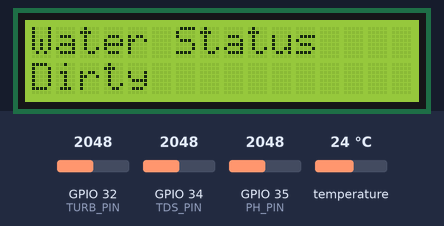
The sketch below on a simulated ESP32. Parts: 16×2 character LCD. The inputs (shaded band) are chosen by the test bench; at power-on: GPIO 32 (TURB_PIN) = 2048, temperature 24 °C, GPIO 34 (TDS_PIN) = 2048, GPIO 35 (PH_PIN) = 2048. WiFi joins after 1.5 s; servers stay silent unless stated; what the sketch prints to the serial monitor is not drawn.

Above: at 6.2 s.
6.3 s: GPIO 32 (TURB_PIN) set to 2866
At 8.4 s:
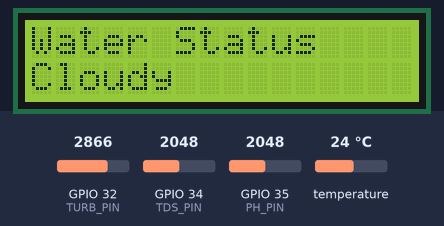
10.5 s: temperature set to 12 °C
At 11.4 s:
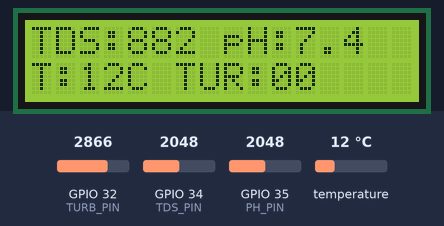
14.7 s: GPIO 34 (TDS_PIN) set to 1960
At 16.4 s:
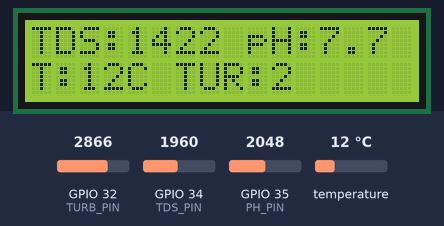
18.1 s: GPIO 35 (PH_PIN) set to 1960
At 20.2 s:
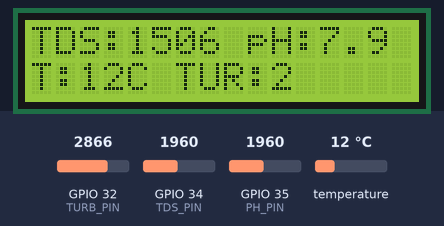
22.1 s: temperature set to 19 °C
At 25.2 s:
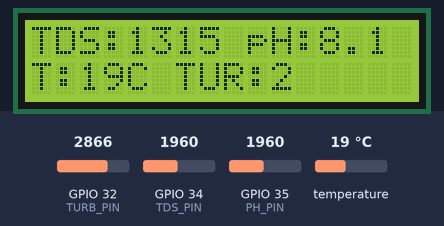
26.3 s: GPIO 34 (TDS_PIN) set to 2040
At 27.4 s:
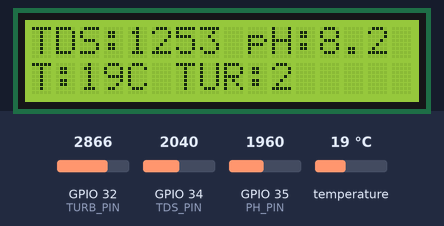
Timing chart, 0 to 29.3 s (numbered marks = the images above; inputs shaded):
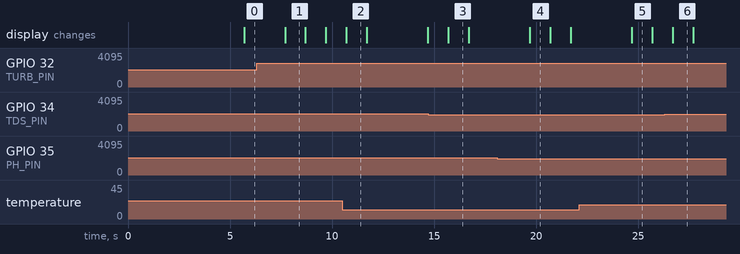

The sketch:

waterMonitoring.ino
```cpp
#define BLYNK_TEMPLATE_ID "TMPL3GArgM2wY"
#define BLYNK_TEMPLATE_NAME "water quality"
#define BLYNK_AUTH_TOKEN "GkBwZSYKRY4JmfwGRimjD7m9Xh1h-tur"

#define BLYNK_PRINT Serial

#include <WiFi.h>
#include <WiFiClient.h>
#include <BlynkSimpleEsp32.h>
#include <Wire.h>
#include <LiquidCrystal_I2C.h>

#include <OneWire.h>
#include <DallasTemperature.h>

LiquidCrystal_I2C lcd(0x27, 16, 2);

char ssid[] = "OnePlus Nord CE3 5G";
char pass[] = "1234567899";

BlynkTimer timer;

// PINS
#define TDS_PIN 34
#define TURB_PIN 32
#define PH_PIN 35
#define ONE_WIRE_BUS 4

OneWire oneWire(ONE_WIRE_BUS);
DallasTemperature sensors(&oneWire);

// VARIABLES
float temperature = 25.0;

float aref = 3.3;
float ec = 0;
float ec25 = 0;
float tdsRawCalc = 0;
int tds = 0;

float ecCalibration = 1.5;

// TDS SMOOTHING
float tdsFiltered = 0;
float alphaTDS = 0.2;

// TURBIDITY
float turbFiltered = 0;
float alpha = 0.2;

// PH
float pHFiltered = 7.0;
float alphaPH = 0.05;
float pHValue = 7.0;

String waterStatus = "Checking";

bool alertSent = false;

// LCD SWITCH
bool screenToggle = true;
unsigned long lastSwitch = 0;

void setup() {

  Serial.begin(115200);

  lcd.init();
  lcd.backlight();

  sensors.begin();

  lcd.setCursor(0, 0);
  lcd.print("Water Monitor");
  delay(2000);

  Blynk.begin(BLYNK_AUTH_TOKEN, ssid, pass);

  timer.setInterval(1000L, readSensors);
}

void loop() {
  Blynk.run();
  timer.run();
}

void readSensors() {

  sensors.requestTemperatures();
  temperature = sensors.getTempCByIndex(0);

  int tdsRaw = analogRead(TDS_PIN);
  int turbRaw = analogRead(TURB_PIN);
  int phRaw  = analogRead(PH_PIN);

  // ===== TDS =====
  float voltage = tdsRaw * aref / 4095.0;

  ec = (voltage * ecCalibration) - 0.14;
  if (ec < 0) ec = 0;

  ec25 = ec / (1 + 0.02 * (temperature - 25.0));

  tdsRawCalc = (133.42 * pow(ec25, 3) - 255.86 * ec25 * ec25 + 857.39 * ec25) * 0.5;

  tdsFiltered = (alphaTDS * tdsRawCalc) + ((1 - alphaTDS) * tdsFiltered);

  tds = (0.78 * tdsFiltered) + 40;

  if (tds < 0) tds = 0;

  // ===== TURBIDITY =====
  turbFiltered = (alpha * turbRaw) + ((1 - alpha) * turbFiltered);
  int turb = (int)turbFiltered;

  int ntu;

  if (turb >= 1800) {
    ntu = map(turb, 1800, 2200, 0, 5);
  }
  else if (turb >= 1400) {
    ntu = map(turb, 1400, 1799, 100, 5);
  }
  else {
    ntu = map(turb, 0, 1399, 3000, 100);
  }

  ntu = ntu * 0.2;   // (kept from previous working version)

  if (ntu < 0) ntu = 0;

  if (ntu < 5) {
    waterStatus = "Clear";
  }
  else if (ntu <= 100) {
    waterStatus = "Cloudy";
  }
  else {
    waterStatus = "Dirty";
  }

  // ===== PH =====
  float phVoltage = phRaw * 3.3 / 4095.0;
  float rawPH = 7 + ((2.5 - phVoltage) / 0.18);
  float calibratedPH = rawPH - 3.2;

  pHFiltered = (alphaPH * calibratedPH) + ((1 - alphaPH) * pHFiltered);
  pHValue = pHFiltered;

  // ===== BLYNK =====
  Blynk.virtualWrite(V0, tds);
  Blynk.virtualWrite(V1, ec25);
  Blynk.virtualWrite(V2, ntu);
  Blynk.virtualWrite(V4, waterStatus);
  Blynk.virtualWrite(V5, temperature);
  Blynk.virtualWrite(V6, pHValue);

  // ===== LCD SWITCH =====
  if (millis() - lastSwitch > 2000) {
    screenToggle = !screenToggle;
    lastSwitch = millis();
    lcd.clear();
  }

  if (screenToggle) {

    lcd.setCursor(0, 0);
    lcd.print("TDS:");
    lcd.print(tds);

    lcd.print(" pH:");
    lcd.print(pHValue, 1);

    lcd.setCursor(0, 1);
    lcd.print("T:");
    lcd.print((int)temperature);
    lcd.print("C ");

    lcd.print("TUR:");
    lcd.print(ntu);

  } else {

    lcd.setCursor(0, 0);
    lcd.print("Water Status");

    // ✅ FIXED SPLIT SCREEN
    lcd.setCursor(0, 1);
    lcd.print("                "); // clear line
    lcd.setCursor(0, 1);
    lcd.print(waterStatus);
  }

  // ===== ALERT =====
  if ((waterStatus == "Cloudy" || waterStatus == "Dirty") && pHValue > 8.7 && !alertSent) {

    Blynk.logEvent("poor_water_quality",
      "⚠️ Unsafe Water!\nStatus: " + waterStatus +
      "\nNTU: " + String(ntu) +
      "\npH: " + String(pHValue));

    alertSent = true;
  }

  if ((waterStatus == "Clear") || pHValue <= 8.7) {
    alertSent = false;
  }

  Serial.print("TDS: ");
  Serial.print(tds);
  Serial.print(" | TUR: ");
  Serial.print(ntu);
  Serial.print(" | pH: ");
  Serial.println(pHValue);
}
```

Measured:
- after the input at 6.3 s, the display: changes after 1.4 s (image 1)
- what the display in image 1 shows lasts 1.0 s, from 7.7 s to 8.7 s
